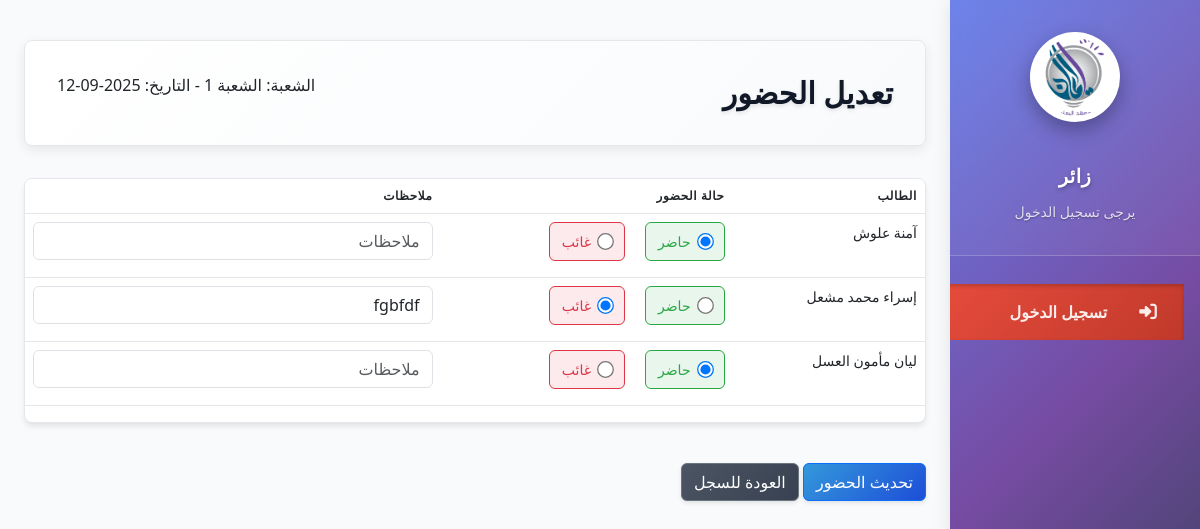
Page /attendance/attendance/update/1/2025-09-12/ on the committed database.
### classroom/models.py (models this page shows, shortened)
class Classroom(models.Model):
    class BranchChoices(models.TextChoices):
        LITERARY = 'أدبي', 'الأدبي'
        SCIENTIFIC = 'علمي', 'العلمي'
        NINTH_GRADE = 'تاسع', 'الصف التاسع'
    CLASS_TYPE_CHOICES = [
        ('study', 'شعبة دراسية'),
        ('course', 'دورة'),
    ]
    name = models.CharField(max_length=50, verbose_name='اسم الشعبة', default="الشعبة 1")
    class_type = models.CharField(
        max_length=10,
        choices=CLASS_TYPE_CHOICES,
        verbose_name='نوع الشعبة',
        default='study'
    )
    branches = models.CharField(
        max_length=100,
        choices=BranchChoices.choices,
        verbose_name='الفرع',
        blank=True,  # جعلها اختيارية
        null=True
    )
    class Meta:
        verbose_name = 'شعبة'
        verbose_name_plural = 'شعب'

### attendance/models.py (models this page shows, shortened)
class Attendance(models.Model):
    class Status(models.TextChoices):
        PRESENT = 'present', 'حاضر'
        ABSENT = 'absent', 'غائب'
        LATE = 'late', 'متأخر'
    student = models.ForeignKey(Student, on_delete=models.CASCADE, verbose_name='الطالب')
    classroom = models.ForeignKey(Classroom, on_delete=models.CASCADE, verbose_name='الشعبة')
    date = models.DateField(default=timezone.now, verbose_name='التاريخ')
    status = models.CharField(max_length=10, choices=Status.choices, default='absent', verbose_name='الحالة')
    notes = models.TextField(blank=True, null=True, verbose_name='ملاحظات')
    class Meta:
        verbose_name = 'حضور'
        verbose_name_plural = 'سجل الحضور'
        unique_together = ('student', 'date')  # منع تكرار تسجيل نفس الطالب في نفس اليوم

### students/models.py (models this page shows, shortened)
class Student(models.Model):
    class Gender(models.TextChoices):
        MALE = 'male', 'ذكر'
        FEMALE = 'female', 'أنثى'
    class HowKnewUs(models.TextChoices):
        FRIEND = 'friend', 'صديق'
        SOCIAL = 'social', 'وسائل التواصل الاجتماعي'
        AD = 'ad', 'إعلان'
        ADS = 'ads', 'إعلانات طرقية'
        OTHER = 'other', 'أخرى'
    class Academic_Track(models.TextChoices):
        LITERARY = 'أدبي', 'الأدبي'
        SCIENTIFIC = 'علمي', 'العلمي'
        NINTH_GRADE = 'تاسع', 'الصف التاسع'
    full_name = models.CharField(max_length=200)
    email = models.EmailField(blank=True, null=True)
    phone = models.CharField(max_length=20, blank=True)
    gender = models.CharField(max_length=6, choices=Gender.choices, blank=True)
    branch = models.CharField(max_length=10, choices=Academic_Track.choices, blank=True)
    birth_date = models.DateField(null=True, blank=True)
    student_number = models.CharField(max_length=20, blank=True)
    nationality = models.CharField(max_length=50, blank=True)
    registration_date = models.DateField(default=datetime.now)
    tase3 = models.IntegerField(default=0, blank=True)
    disease = models.TextField(blank=True, default="none")
    is_active = models.BooleanField(default=True, verbose_name="نشط")
    father_name = models.CharField(max_length=100, blank=True)
    father_job = models.CharField(max_length=100, blank=True)
    father_phone = models.CharField(max_length=20, blank=True)
    mother_name = models.CharField(max_length=100, blank=True)
    mother_job = models.CharField(max_length=100, blank=True)
    mother_phone = models.CharField(max_length=20, blank=True)
    address = models.TextField(blank=True)
    home_phone = models.CharField(max_length=20, blank=True)
    previous_school = models.CharField(max_length=100, blank=True)
    elementary_school = models.CharField(max_length=100, blank=True)
    how_knew_us = models.CharField(
        max_length=100,
        choices=HowKnewUs.choices,
        blank=True,
        null=True
    )
    notes = models.TextField(blank=True)
    added_by = models.ForeignKey(
        User,
        on_delete=models.SET_NULL,
        null=True,
        blank=True,
        verbose_name="تم الإضافة بواسطة"
    )
    discount_percent = models.DecimalField(
        max_digits=5,
        decimal_places=2,
        default=Decimal('0'),
        help_text="Percentage discount (0-100)",
        verbose_name='نسبة الحسم الافتراضي %'
    )
    discount_amount = models.DecimalField(
        max_digits=10,
        decimal_places=2,
        default=Decimal('0'),
        help_text="Fixed amount discount",
        verbose_name='قيمة الحسم الافتراضي'
    )
    discount_reason = models.CharField(
        max_length=200,
        blank=True,
        verbose_name='سبب الحسم'
    )
    created_at = models.DateTimeField(auto_now_add=True)
    updated_at = models.DateTimeField(auto_now=True)
    account = models.ForeignKey(
        'accounts.Account',
        on_delete=models.SET_NULL,
        null=True,
        blank=True,
        verbose_name='حساب الطالب (ذمم)'
    )
    class Meta:
        ordering = ['full_name']
        verbose_name = 'طالب'
        verbose_name_plural = 'الطلاب'

### attendance/views.py (the view, shortened to what this page needs)
# urls.py: path('attendance/update/<int:classroom_id>/<str:date>/', views.UpdateAttendanceView.as_view(), name='update_attendance'),
class UpdateAttendanceView(View):
    template_name = 'attendance/update_attendance.html'
    def get(self, request, classroom_id, date):
        classroom = get_object_or_404(Classroom, id=classroom_id)
        attendances = Attendance.objects.filter(classroom=classroom, date=date)
        return render(request, self.template_name, {
            'classroom': classroom,
            'date': date,
            'attendances': attendances
        })

### employ/context_processors.py (called while the page is built, shortened)
def employee_data(request):
    return {}

### templates/attendance/update_attendance.html (shortened to what this page needs)
{% extends "base.html" %}
{% load static %}
{% block content %}
<div class="module-header">
    <h2>تعديل الحضور</h2>
    <p>الشعبة: {{ classroom.name }} - التاريخ: {{ date }}</p>
</div>
<form method="post">
    <div class="table-container mt-4">
        <table class="table">
            <thead>
                <tr>
                    <th>الطالب</th>
                    <th>حالة الحضور</th>
                    <th>ملاحظات</th>
                </tr>
            </thead>
            <tbody>
                {% for attendance in attendances %}
                <tr>
                    <td>{{ attendance.student.full_name }}</td>
                    <td>
                        <div class="attendance-container">
                            <label class="attendance-option present-option">
                                <input type="radio" name="status_{{ attendance.student.id }}"
                                       value="present"
                                       {% if attendance.status == 'present' %}checked{% endif %}>
                                حاضر
                            </label>
                            <label class="attendance-option absent-option">
                                <input type="radio" name="status_{{ attendance.student.id }}"
                                       value="absent"
                                       {% if attendance.status == 'absent' %}checked{% endif %}>
                                غائب
                            </label>
                        </div>
                    </td>
                    <td>
                        <input type="text" name="notes_{{ attendance.student.id }}"
                               class="form-control" value="{{ attendance.notes|default:'' }}"
                               placeholder="ملاحظات">
                    </td>
                </tr>
                {% endfor %}
            </tbody>
        </table>
    </div>
    <button type="submit" class="btn btn-primary mt-3">تحديث الحضور</button>
    <a href="{% url 'attendance:attendance' %}" class="btn btn-secondary mt-3 ml-2">العودة للسجل</a>
</form>
{% endblock %}

### static/css/main.css (style rules this page uses)
:root { --primary-color: #3498db; --secondary-color: #2ecc71; --danger-color: #e74c3c; --warning-color: #f39c12; --info-color: #1abc9c; --dark-color: #4d6883; --light-color: #ecf0f1; --white: #ffffff; --black: #2c3e50; --gray: #95a5a6; --border-radius: 8px; --box-shadow: 0 2px 10px rgba(0, 0, 0, 0.1); --transition: all 0.3s ease; --sidebar-width: 250px; --sidebar-collapsed-width: 70px; --sidebar-transition: all 0.4s cubic-bezier(0.4, 0, 0.2, 1); }
* { margin: 0; padding: 0; box-sizing: border-box; }
html { scroll-behavior: smooth; }
body { font-family: 'Tajawal', sans-serif; background-image: url('../img/back.png'); color: var(--black); direction: rtl; line-height: 1.6; }
a { text-decoration: none; color: var(--primary-color); }
.btn { display: inline-flex; align-items: center; justify-content: center; padding: 0.5rem 1rem; border-radius: var(--border-radius); font-weight: 500; cursor: pointer; transition: var(--transition); border: none; font-size: 0.9rem; gap: 0.5rem; }
.btn-primary { background-color: var(--primary-color); color: var(--white); }
.btn-secondary { background-color: var(--secondary-color); color: var(--white); }
.module-header { display: flex; justify-content: space-between; align-items: center; margin-bottom: 1.5rem; padding: 1rem; background: var(--white); border-radius: var(--border-radius); box-shadow: var(--box-shadow); }
.module-header h2 { color: var(--dark-color); margin: 0; }
.table-container { background-color: var(--white); border-radius: var(--border-radius); box-shadow: var(--box-shadow); overflow-x: auto; margin-bottom: 2rem; }
.table { width: 100%; border-collapse: collapse; }
.table th, .table td { padding: 0.8rem 1rem; text-align: right; }
.table th { background-color: #f8f9fa; font-weight: 700; color: var(--dark-color); border-bottom: 2px solid #eee; }
.table td { border-bottom: 1px solid #eee; }
.form-control { width: 100%; padding: 0.8rem; border: 1px solid #ddd; border-radius: var(--border-radius); font-family: inherit; transition: var(--transition); }
label { display: block; margin-bottom: 0.5rem; font-weight: 500; }
.mt-3 { margin-top: 1rem; }
.mt-4 { margin-top: 1.5rem; }

### templates/attendance/update_attendance.html (style rules this page uses)
.attendance-container { display: flex; gap: 20px; }
.attendance-option { display: flex; align-items: center; gap: 8px; padding: 8px 12px; border-radius: 6px; cursor: pointer; transition: all 0.2s; }
.attendance-option input[type="radio"] { transform: scale(1.3); cursor: pointer; }
.present-option { background-color: rgba(40, 167, 69, 0.1); border: 1px solid #28a745; color: #28a745; }
.absent-option { background-color: rgba(220, 53, 69, 0.1); border: 1px solid #dc3545; color: #dc3545; }

### rows in the picture
Classroom: name "الشعبة 1"
Attendance: student.full_name "آمنة علوش", status "☑ حاضر", status "☐ غائب"
Attendance: student.full_name "إسراء محمد مشعل", status "☐ حاضر", status "☑ غائب", notes "fgbfdf"
Attendance: student.full_name "ليان مأمون العسل", status "☑ حاضر", status "☐ غائب"

### other values in the picture
{{ date }} "2025-09-12"
